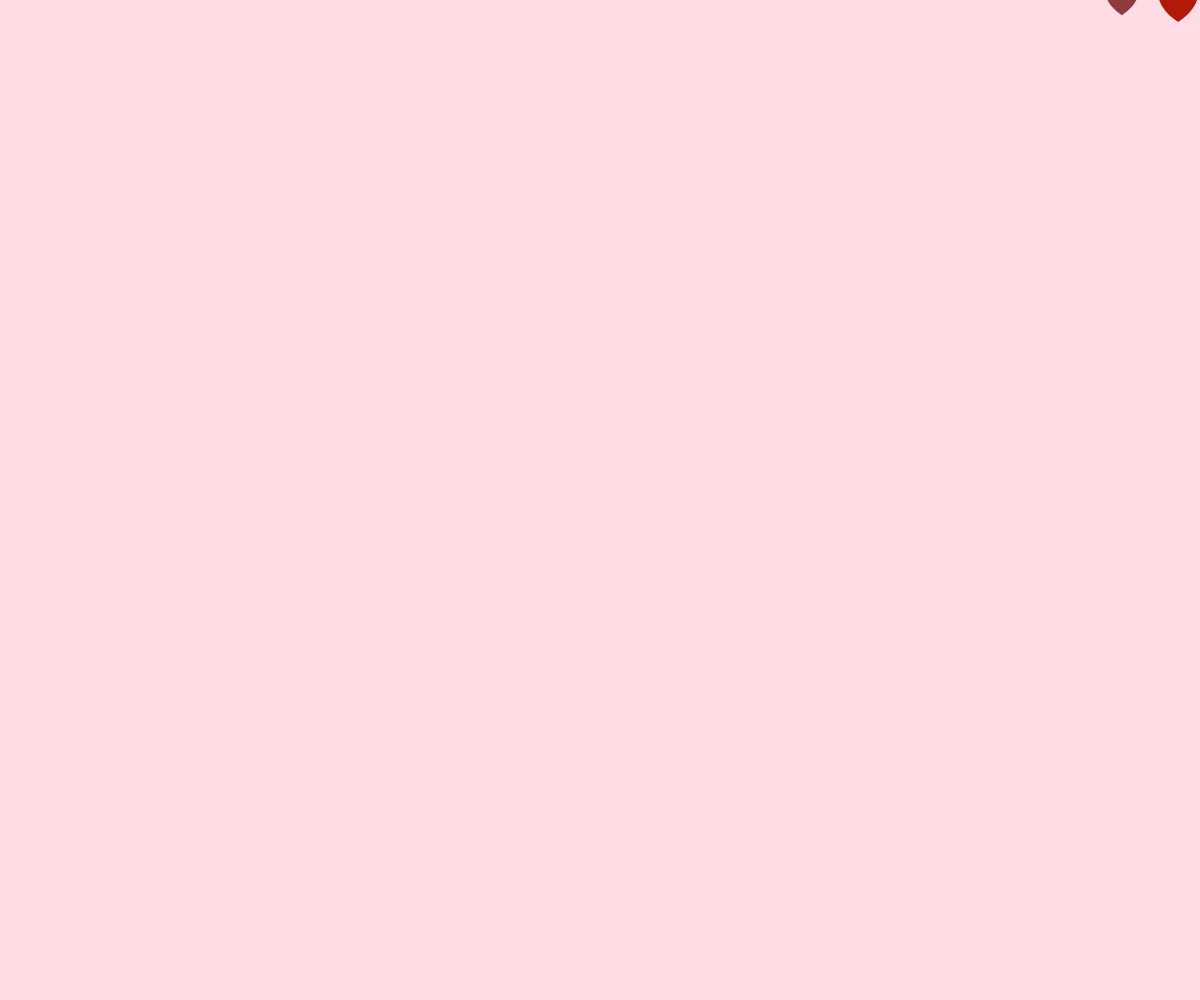
Frame 1 (no input)
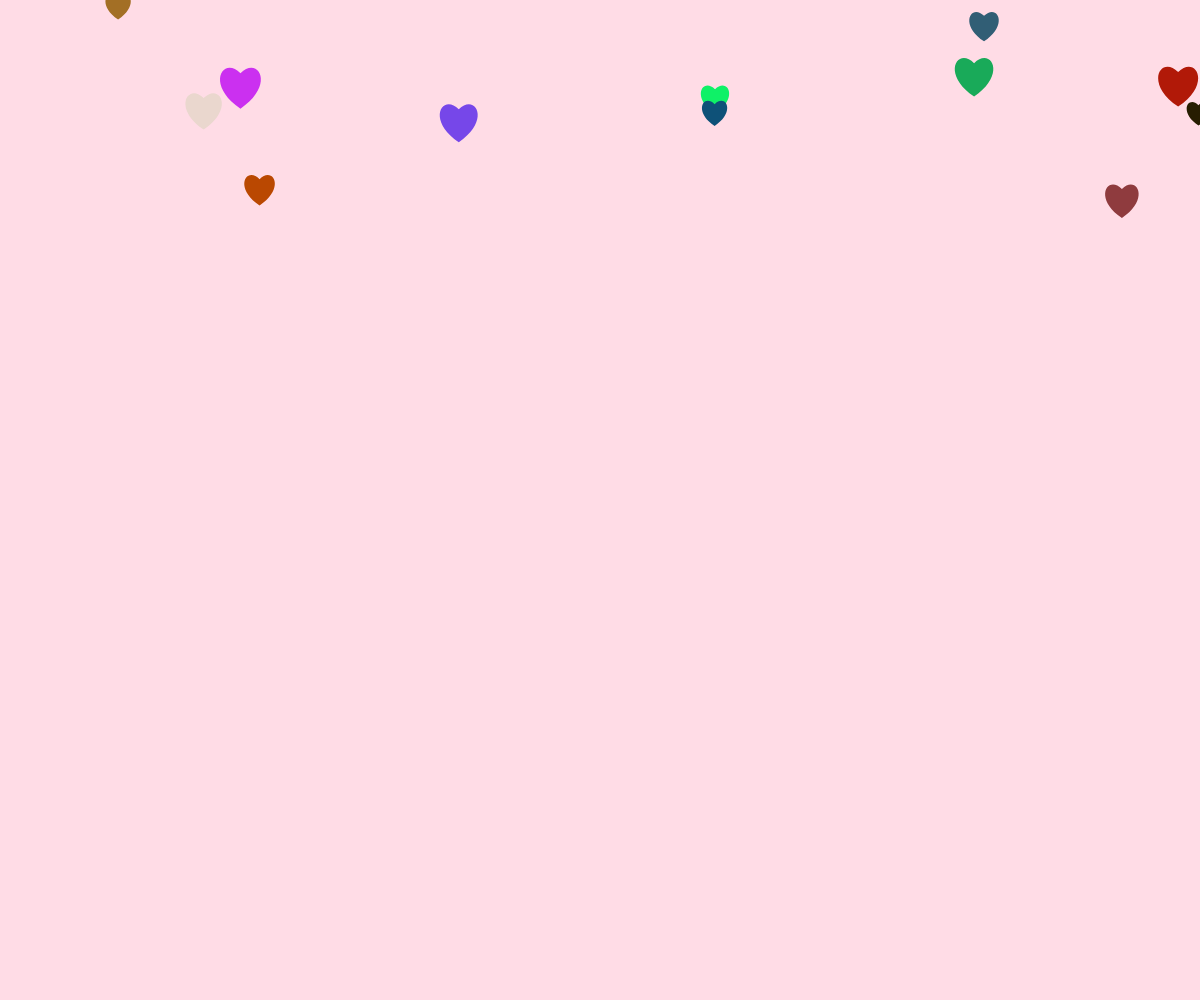
Frame 60 (no input)
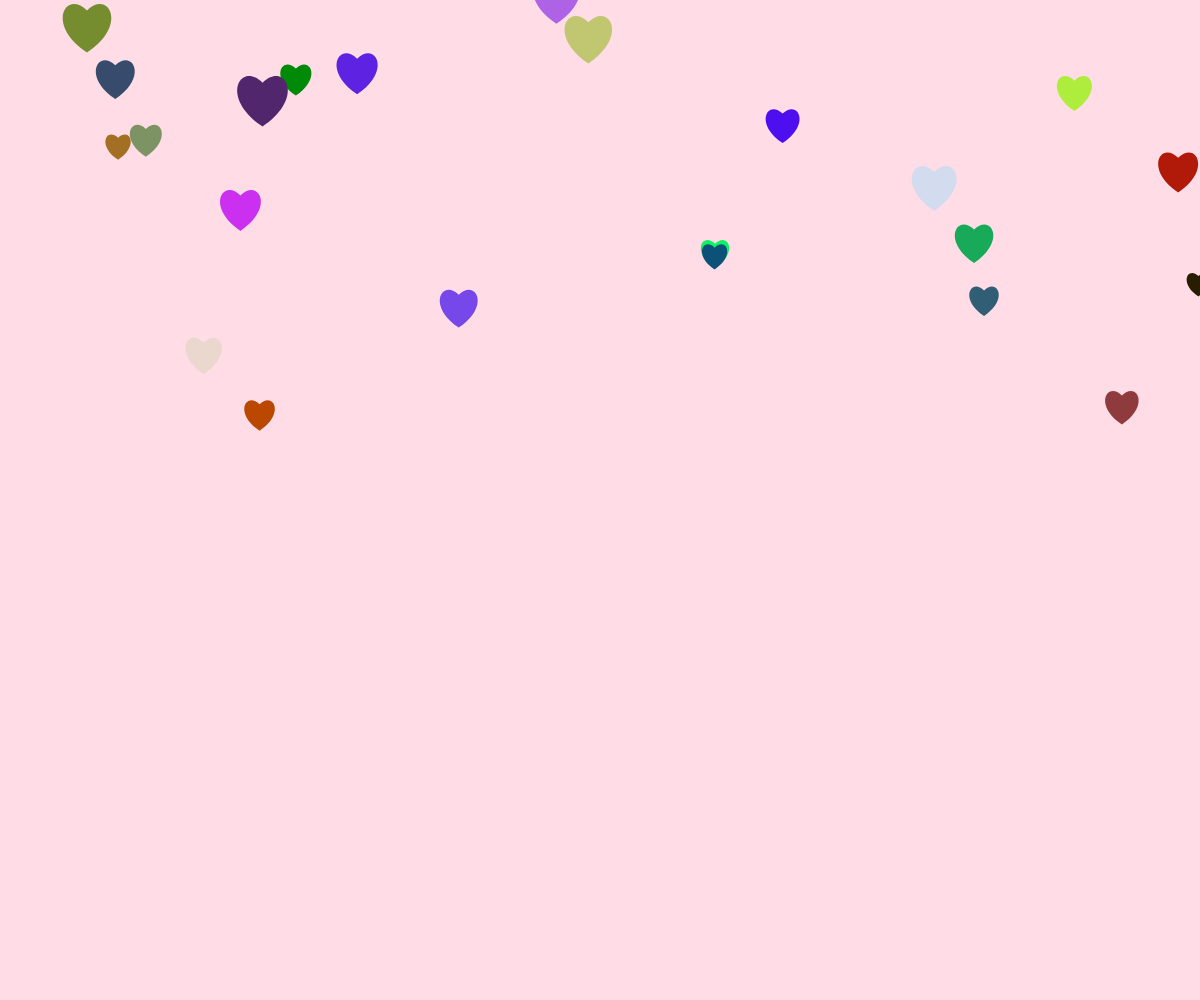
Frame 120 (the mouse pressed at the canvas centre since frame 60)

The p5.js sketch that drew these frames (run headless with seeded random() and noise() and a simulated clock; from frame 60 on, the mouse is pressed at the canvas centre):

// p5.js sketch
// ── sketch.js
let hearts = [];

function setup() {
  createCanvas(windowWidth, windowHeight);
  for (let i = 0; i < 50; i++) {
    hearts.push(new Heart(random(width), random(-height, 0), random(20, 50), random(1, 5)));
  }
}

function draw() {
  background(255, 220, 230); // Light pink background
  for (let heart of hearts) {
    heart.fall();
    heart.display();
    heart.reset();
  }
}

// Heart class
class Heart {
  constructor(x, y, size, speed) {
    this.x = x;
    this.y = y;
    this.size = size;
    this.speed = speed;
    this.color = color(random(255), random(255), random(255));
  }

  fall() {
    this.y += this.speed;
  }

  reset() {
    if (this.y > height) {
      this.y = random(-100, 0);
      this.x = random(width);
      this.color = color(random(255), random(255), random(255));
    }
  }

  display() {
    fill(this.color);
    noStroke();
    beginShape();
    let s = this.size;
    vertex(this.x, this.y);
    bezierVertex(this.x - s / 2, this.y - s / 2, this.x - s, this.y + s / 3, this.x, this.y + s);
    bezierVertex(this.x + s, this.y + s / 3, this.x + s / 2, this.y - s / 2, this.x, this.y);
    endShape(CLOSE);
  }
}
